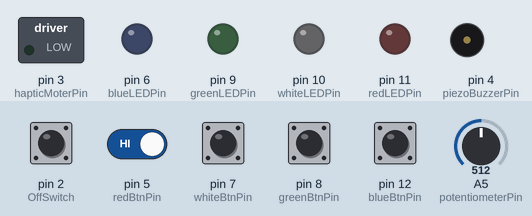
This sketch was run on a simulated Arduino Uno, built with avr-gcc and run on an emulated ATmega328P. Shown: switched loads named in the sketch (green lamp = pin HIGH), output pins drawn as LEDs (lit = HIGH), buzzer (waves = sounding). Inputs (shaded band) come from the test bench; at power-on: pin 2 (OffSwitch), pin 5 (redBtnPin), pin 7 (whiteBtnPin), pin 8 (greenBtnPin), pin 12 (blueBtnPin) HIGH, A5 (potentiometerPin) = 512.

Above: at 1.2 s.
1.3 s: pin 2 (OffSwitch) pulled LOW for 0.15 s
2.9 s: pin 2 (OffSwitch) driven LOW and pin 5 (redBtnPin) driven LOW
At 3.6 s:
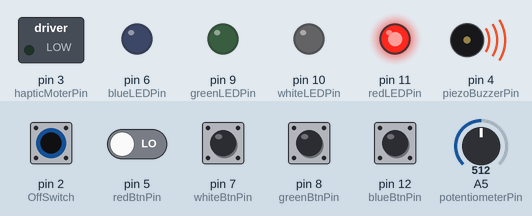
4.4 s: pin 2 (OffSwitch) driven HIGH
At 4.7 s:
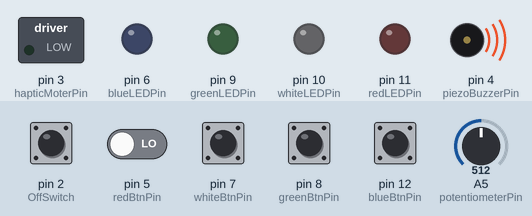
5.9 s: pin 2 (OffSwitch) driven LOW
At 7.1 s:
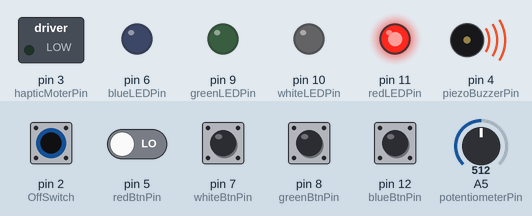
7.4 s: pin 8 (greenBtnPin) pulled LOW for 0.15 s
At 8.2 s:
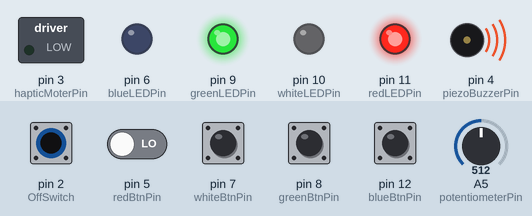
9.0 s: A5 (potentiometerPin) set to 5
10.5 s: A5 (potentiometerPin) set to 2
At 11.8 s:
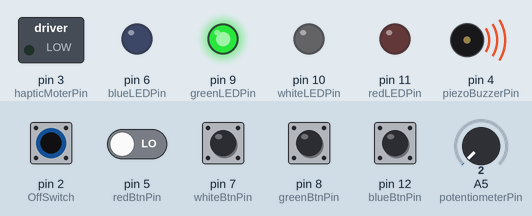
Timing chart, 0 to 13.0 s (numbered marks = the images above; inputs shaded):
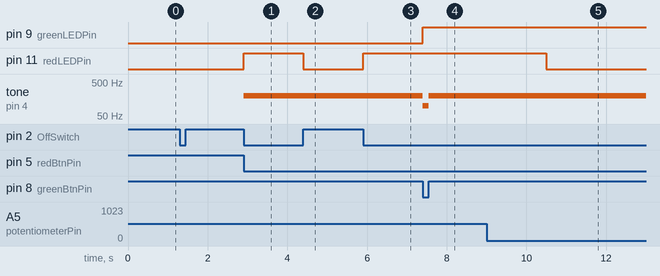

Measured:
- the behaviour switches between 4 and 3 on A5 (potentiometerPin) (found by bisection; images 4 and 5)
- after the input at 2.9 s, pin 11 (redLEDPin): LOW → HIGH at once; tone on pin 4 (piezoBuzzerPin): silent → 200 Hz at once
- after the input at 4.4 s, pin 11 (redLEDPin): HIGH → LOW at once
- after the input at 5.9 s, pin 11 (redLEDPin): LOW → HIGH at once
- after the input at 7.4 s, pin 9 (greenLEDPin): LOW → HIGH at once; tone on pin 4 (piezoBuzzerPin): 200 Hz → 100 Hz at once, → 200 Hz 0.15 s later
- after the input at 9.0 s, every drawn part: stays the same
- after the input at 10.5 s, pin 11 (redLEDPin): HIGH → LOW at once

The sketch:

stage_2.ino
```cpp
//  Responds to user input by illuminating a pressed button and sounding a corresponding tone for a specified duration
// Creates outputs of light and sound.
const int greenLEDPin = 9;
const int whiteLEDPin = 10;
const int redLEDPin = 11;
const int blueLEDPin = 6;

const int greenBtnPin = 8;
const int whiteBtnPin = 7;
const int redBtnPin = 5;
const int blueBtnPin = 12;

const int hapticMoterPin = 3;
const int piezoBuzzerPin = 4;
const int OffSwitch = 2;
const int potentiometerPin = A5;

void setup() {
  // LED Outputs
  pinMode(greenLEDPin, OUTPUT);
  pinMode(blueLEDPin, OUTPUT);
  pinMode(redLEDPin, OUTPUT);
  pinMode(whiteLEDPin, OUTPUT);
  // button inputs
  pinMode(greenBtnPin, INPUT_PULLUP);
  pinMode(whiteBtnPin, INPUT_PULLUP);
  pinMode(redBtnPin, INPUT_PULLUP);
  pinMode(blueBtnPin, INPUT_PULLUP);
  // Haptic Motor
  pinMode(hapticMoterPin, OUTPUT);
  // Piezo Buzzer
  pinMode(piezoBuzzerPin, OUTPUT);
  // On/Off Switch
  pinMode(OffSwitch, INPUT_PULLUP);
  pinMode(potentiometerPin, INPUT);
  Serial.begin(9600);
}

void loop() {
  if (digitalRead(OffSwitch) == HIGH) {
    sleep();
  }
  if (digitalRead(greenBtnPin) == LOW) {
    digitalWrite(greenLEDPin, analogRead(potentiometerPin) /4);
    tone(piezoBuzzerPin, 100);
  } else if (digitalRead(redBtnPin) == LOW) {
    digitalWrite(redLEDPin, analogRead(potentiometerPin) /4);
    tone(piezoBuzzerPin, 200);
  } else if (digitalRead(blueBtnPin) == LOW) {
    digitalWrite(blueBtnPin, analogRead(potentiometerPin) /4);
    tone(piezoBuzzerPin, 300);
  } else if (digitalRead(whiteBtnPin) == LOW) {
    digitalWrite(whiteBtnPin, analogRead(potentiometerPin) /4);
    tone(piezoBuzzerPin, 400);
  } else {
    digitalWrite(blueLEDPin, LOW);
    digitalWrite(redLEDPin, LOW);
    digitalWrite(whiteLEDPin, LOW);
    digitalWrite(greenLEDPin, LOW);
    noTone(piezoBuzzerPin);
  }

}

void sleep() {
  digitalWrite(greenLEDPin, LOW);
  digitalWrite(blueLEDPin, LOW);
  digitalWrite(redLEDPin,    LOW);
  digitalWrite(whiteLEDPin, LOW);
  digitalWrite(hapticMoterPin, LOW);
  digitalWrite(piezoBuzzerPin, LOW);

  while (digitalRead(OffSwitch) == HIGH) {
    delay(1);
  }
  loop();
}
```
